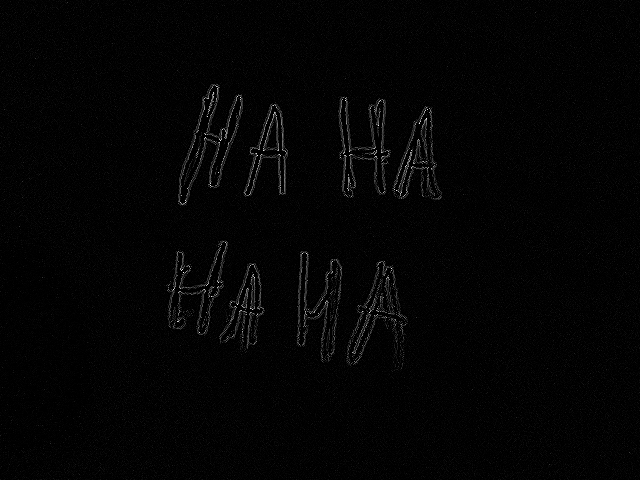
#> input picture imagens/HumorLaplaciano.png, 640 x 480 px, given in place of the camera
$ python motiondetector.py
#> lines starting #> are read from the running program, lines starting #| are printed output that depends on the picture; after the words box and inside, x2 and y2 are one past the last pixel; in counts of white or black regions, pixels touching at a corner belong together
# Nome:  motiondetector.py
# Autor: Igor Barbosa
# Última atualização : 25/10/2022
import cv2 as cv
import numpy as np
import imageio

gif = []

webcam = cv.VideoCapture(0)

#teste com a câmera
if webcam.isOpened():
    validacao, frame = webcam.read()
#> frame is the input picture: shape (480, 640, 3); min 0, max 255, mean 3.9

    while validacao:
        validacao, quadro1 = webcam.read() #frame anterior
        frame1 = cv.cvtColor(quadro1, cv.COLOR_BGR2GRAY)
        cv.waitKey(25)
        quadro2 = webcam.read()[1]         #frame atual
        frame2 = cv.cvtColor(quadro2, cv.COLOR_BGR2GRAY)

        #Geração dos histogramas
        histSize = 64
        histframe1 = cv.calcHist(frame1, [0], None, [histSize], (0,255), False)
#> histframe1 = 64 values, max 474 at index 0, min 0 at index 6, mean 10
        histframe2 = cv.calcHist(frame2, [0], None, [histSize], (0,255), False)
#> histframe2 has the same summary as histframe1

        #Comparação dos histogramas
        limiar = cv.compareHist(histframe1, histframe2, cv.HISTCMP_CORREL)
#> limiar = 1
        if limiar < 0.94 : #limiar definido para detecção de movimento
            cv.putText(frame2, 'Motion Detected!', (300,400), cv.FONT_ITALIC, 1, (0,0,0), thickness=2)

        #Exibição do frame atual capturado com suas respectivas informações
        hist_w = 200
        hist_h = 100
        bin_w = int(round(hist_w/histSize))
        histImage = np.zeros((hist_h, hist_w), dtype=np.uint8)
        cv.normalize(histImage, histImage, 0, hist_h, norm_type=cv.NORM_MINMAX)
        for i in range(1, histSize):
            cv.line(histImage, (bin_w*(i), hist_h - int(histframe1[i])),
                               (bin_w*(i), hist_h),
                               (255, 255, 255), thickness=2)
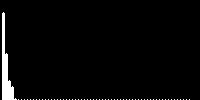
#> histImage: shape (100, 200); 2.8% white; 59 white regions (58 under 20 px), largest, box (x1, y1, x2, y2) and area: (2, 12, 17, 100) 503

        for x in range (0, hist_h-1):
            for y in range (0, hist_w-1):
                frame2[x,y] = histImage[x,y]
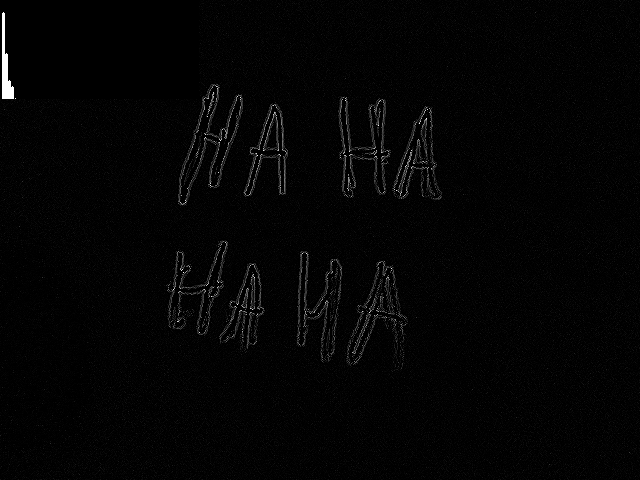
#> frame2: shape (480, 640); min 0, max 255, mean 4.2

        #cv.imshow('Webcam1', frame1)
        cv.imshow('Webcam', frame2)
        key = cv.waitKey(5)
#> (key Esc is pressed here)
        if key == 27: #esc
            break

        #Ao apertar a tecla "a", o programa irá armazenar os frames para gerar um gif
        if key == ord("a"):
            gif.append(frame2)

webcam.release()
cv.destroyAllWindows
#geração do gif através da biblioteca imageio
print("Saving GIF file")
#> (the run stopped early here; a loop or call above may not have finished)
